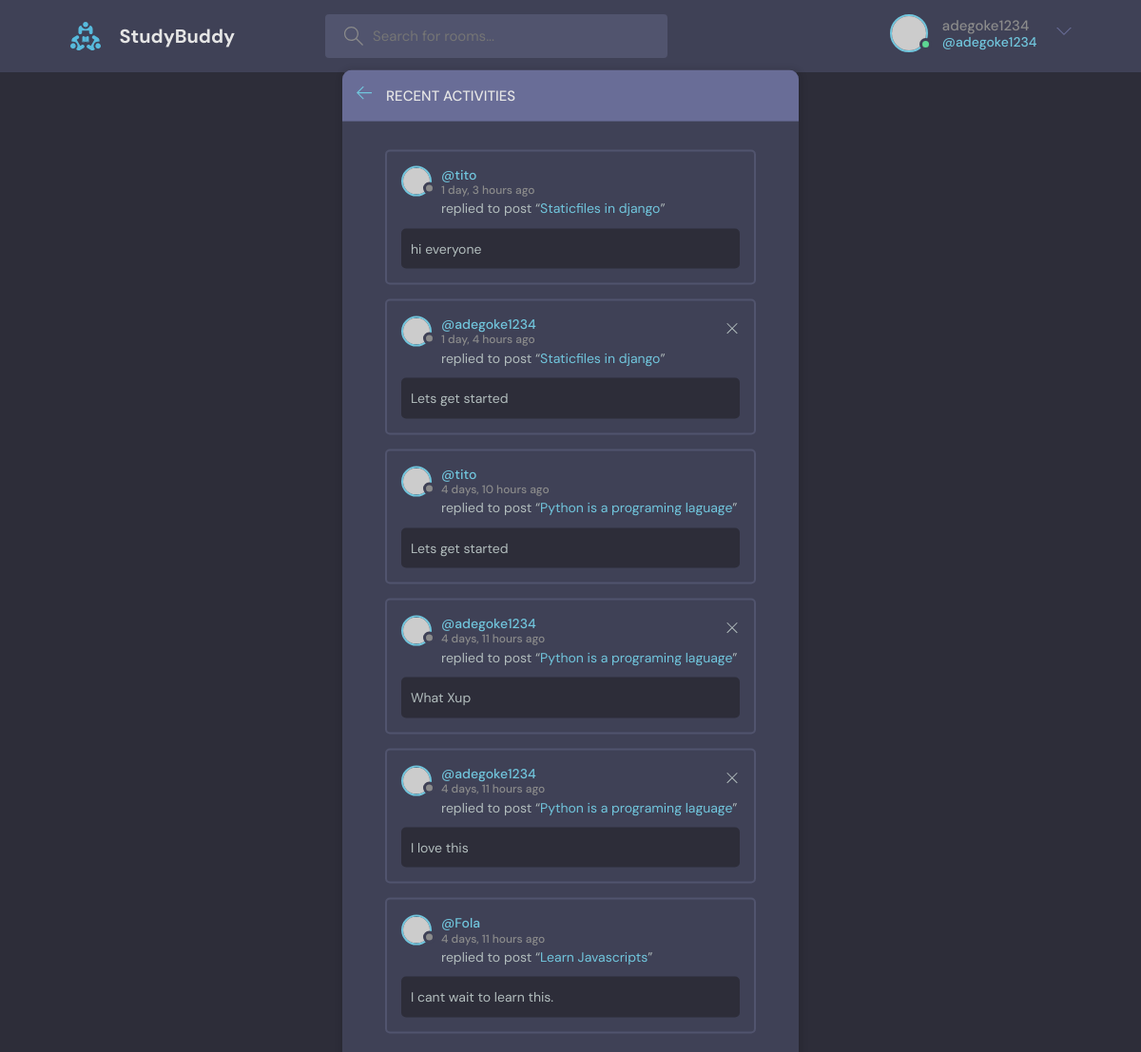
Screenshot of /activity/ (signed in) with the database file from the repository.
### base/models.py (models this page shows, shortened)
class Message(models.Model):
    user=models.ForeignKey(User, on_delete=models.CASCADE)
    room= models.ForeignKey(Room, on_delete=models.CASCADE)
    body= models.TextField()
    updated=models.DateTimeField(auto_now=True)
    created= models.DateTimeField(auto_now_add=True)
    class Meta:
        ordering = ['-updated', '-created']

class Room(models.Model):
    host = models.ForeignKey(User, on_delete=models.SET_NULL, null=True)
    topic = models.ForeignKey(Topic, on_delete=models.SET_NULL, null=True)
    name=models.CharField(max_length=200)
    description=models.TextField(null=True, blank=True)
    participants=models.ManyToManyField(User, related_name='participants', blank=True)
    updated=models.DateTimeField(auto_now=True)
    created= models.DateTimeField(auto_now_add=True)
    class Meta:
        ordering = ['-updated', '-created']
    def __str__(self):
        return self.name

### base/views.py (the view)
# urls.py: path('activity/', views.activityPage, name='activity'),
@login_required(login_url='login')
def activityPage(request):
    room_messages=Message.objects.all()
    context={'room_messages': room_messages}
    return render(request, 'base/activity.html', context)

### base/templates/base/activity.html
{% extends 'main.html' %}
   {% block content %}
   <main class="layout">
    <div class="container">
      <div class="layout__box">
        <div class="layout__boxHeader">
          <div class="layout__boxTitle">
            <a href="{% url 'home' %}">
              <svg version="1.1" xmlns="http://www.w3.org/2000/svg" width="32" height="32" viewBox="0 0 32 32">
                <title>arrow-left</title>
                <path
                  d="M13.723 2.286l-13.723 13.714 13.719 13.714 1.616-1.611-10.96-10.96h27.625v-2.286h-27.625l10.965-10.965-1.616-1.607z"
                ></path>
              </svg>
            </a>
            <h3>Recent Activities</h3>
          </div>
        </div>
        <div class="activities-page layout__body">
          {% for message in room_messages%}
          <div class="activities__box">
            <div class="activities__boxHeader roomListRoom__header">
              <a href="{% url 'profile' message.user.id %}" class="roomListRoom__author">
                <div class="avatar avatar--small">
                  <img src="https://randomuser.me/api/portraits/women/11.jpg" />
                </div>
                <p>
                  @{{message.user}}
                  <span>{{message.created|timesince}} ago</span>
                </p>
              </a>
              <div class="roomListRoom__actions">
                {% if request.user == message.user %}
                <a href="{% url 'delete-message' message.id %}">
                  <svg version="1.1" xmlns="http://www.w3.org/2000/svg" width="32" height="32" viewBox="0 0 32 32">
                    <title>remove</title>
                    <path
                      d="M27.314 6.019l-1.333-1.333-9.98 9.981-9.981-9.981-1.333 1.333 9.981 9.981-9.981 9.98 1.333 1.333 9.981-9.98 9.98 9.98 1.333-1.333-9.98-9.98 9.98-9.981z"
                    ></path>
                  </svg>
                </a>
                {% endif %}
              </div>
            </div>
            <div class="activities__boxContent">
              <p>replied to post “<a href="{% url 'room' user.id %}">{{message.room}}</a>”</p>
              <div class="activities__boxRoomContent">
             {{message.body}}
              </div>
            </div>
          </div>
          {% endfor %}
        </div>
      </div>
    </div>
  </main>
   {% endblock content %}

### templates/navbar.html (shortened to what this page needs)
{% load static %}
<header class="header header--loggedIn">
    <div class="container">
      <a href="{% url 'home' %}" class="header__logo">
        <img src="{% static 'images/logo.svg' %}" />
        <h1>StudyBuddy</h1>
      </a>
      <form class="header__search" method="GET">
        <label>
          <input placeholder="Search for rooms..." name="q" action="{% url 'home' %}" />
        </label>
      </form>
      <nav class="header__menu">
        {% if request.user.is_authenticated %}
        <div class="header__user">
          <a href="{% url 'profile' user.id %}">
            <div class="avatar avatar--medium active">
              <img src="https://randomuser.me/api/portraits/men/37.jpg" />
            </div>
            <p>{{request.user.username}} <span>@{{request.user.username}}</span></p>
          </a>
          <button class="dropdown-button">
            <svg version="1.1" xmlns="http://www.w3.org/2000/svg" width="32" height="32" viewBox="0 0 32 32">
              <title>chevron-down</title>
              <path d="M16 21l-13-13h-3l16 16 16-16h-3l-13 13z"></path>
            </svg>
          </button>
        </div>
        {% else %}
        <a href="{% url 'login' %}">
          <img src="{% static 'images/avatar.svg' %}" />
          <p>Login</p>
        </a>
        {% endif %}
      </nav>
    </div>
  </header>

### rows the page displays
Message: user "tito", created "1 day, 3 hours", room "Staticfiles in django", body "hi everyone"
Message: user "adegoke1234", created "1 day, 4 hours", room "Staticfiles in django", body "Lets get started"
Message: user "tito", created "4 days, 10 hours", room "Python is a programing laguage", body "Lets get started"
Message: user "adegoke1234", created "4 days, 11 hours", room "Python is a programing laguage", body "What Xup"
Message: user "adegoke1234", created "4 days, 11 hours", room "Python is a programing laguage", body "I love this"
Message: user "Fola", created "4 days, 11 hours", room "Learn Javascripts", body "I cant wait to learn this."

### other values shown
{{ request.user.username }} "adegoke1234"
